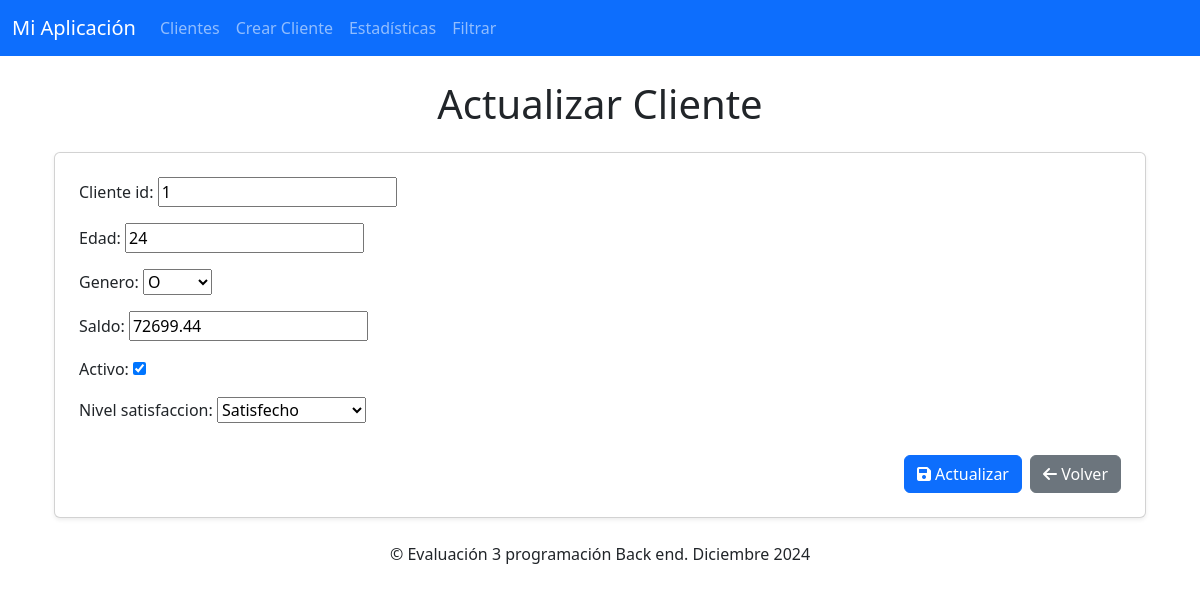
The page /actualizar/1/ on the database its author committed.
### api/models.py (models this page shows, shortened)
class Cliente(models.Model):
	GENEROS = [
		('Masculino', 'M'),
		('Femenino', 'F'),
		('Otro', 'O'),
	]
	NIVELES_SATISFACCION = [
		(1, 'Muy insatisfecho'),
		(2, 'Insatisfecho'),
		(3, 'Neutral'),
		(4, 'Satisfecho'),
		(5, 'Muy satisfecho'),
	]
	cliente_id = models.CharField(max_length=50, unique=True)
	edad = models.IntegerField()
	genero = models.CharField(max_length=10, choices=GENEROS) #Uso de choices.
	saldo = models.FloatField()
	activo = models.BooleanField(default=True)
	nivel_satisfaccion = models.IntegerField(choices=NIVELES_SATISFACCION) #Uso de choices.

### api/views.py (the view)
# urls.py: path('actualizar/<int:pk>/', actualizar_cliente, name='actualizar_cliente'),
def actualizar_cliente(request, pk):
	cliente = get_object_or_404(Cliente, pk=pk)
	if request.method == 'POST':
		form = ClienteForm(request.POST, instance=cliente)
		if form.is_valid():
			form.save()
			return redirect('listar_clientes')
	else:
		form = ClienteForm(instance=cliente)
	return render(request, 'actualizar_cliente.html', {'form': form, 'cliente': cliente})

### api/forms.py
class ClienteForm(forms.ModelForm):
	class Meta:
		model = Cliente
		fields = ['cliente_id', 'edad', 'genero', 'saldo', 'activo', 'nivel_satisfaccion']

### api/templates/actualizar_cliente.html (shortened to what this page needs)
{% extends 'base.html' %}
{% block content %}
<div class="container">
    <h1 class="text-center">Actualizar Cliente</h1>
    <form method="post" class="mt-4">
        <div class="card p-4 shadow-sm">
            {{ form.as_p }}
            <div class="d-flex justify-content-end mt-3">
                <button type="submit" class="btn btn-primary me-2">
                    <i class="fas fa-save"></i> Actualizar
                </button>
                <a href="{% url 'listar_clientes' %}" class="btn btn-secondary">
                    <i class="fas fa-arrow-left"></i> Volver
                </a>
            </div>
        </div>
    </form>
</div>
{% endblock %}

### rows shown on the page
Cliente: cliente_id "1", edad "24", genero "O", saldo "72699.44", activo "☑", nivel_satisfaccion "Satisfecho"
